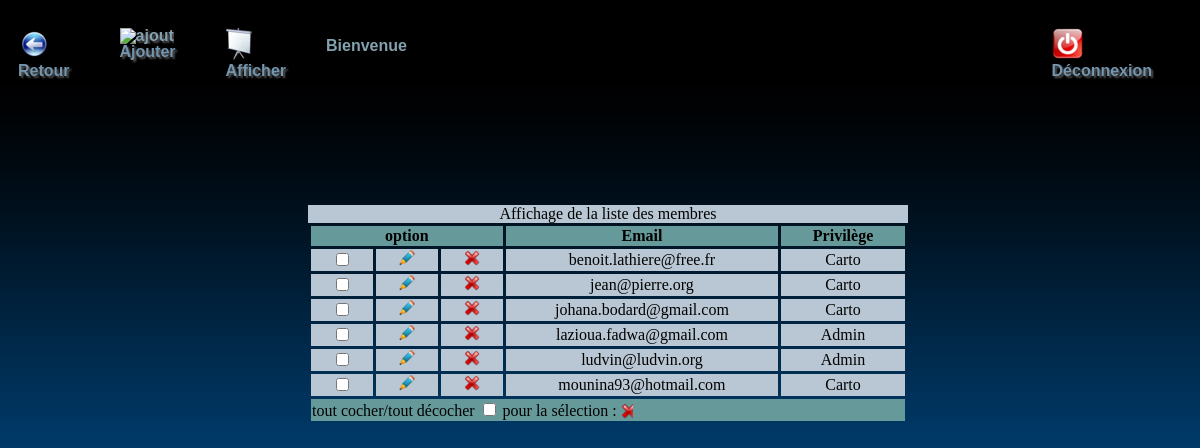
Page /admin/adminhome.php on the committed database.
### tables this page shows
CREATE TABLE IF NOT EXISTS `compte` (
  `ID` int(11) NOT NULL AUTO_INCREMENT,
  `Nom` varchar(15) DEFAULT '-sans nom-' COMMENT 'Nom court de l''utilisateur',
  `password` varchar(45) NOT NULL,
  `email` varchar(45) NOT NULL COMMENT 'Email de l''utilisateur servant de login',
  `privilege` varchar(50) NOT NULL,
  `actif` tinyint(1) NOT NULL DEFAULT '1' COMMENT 'Si le compte est actif et utilisable',
  PRIMARY KEY (`ID`),
  UNIQUE KEY `email` (`email`),
  KEY `privilege` (`privilege`),
  KEY `actif` (`actif`)
);

### public_html/admin/userslist.php (the view, shortened to what this page needs)
<!DOCTYPE html PUBLIC "-//W3C//DTD XHTML 1.1//EN" "http://www.w3.org/TR/xhtml11/DTD/xhtml11.dtd">
<html xmlns="http://www.w3.org/1999/xhtml" xml:lang="fr" >
   <head>
	</head>
	<body>
		<form method="post" action="deleteSelection.php" >
	<table id="tab">
					<caption> Affichage de la liste des membres </caption>
			<colgroup>
				<col span="1" width="40" />
				<col span="1" width="40"/>
				<col span="1" width="40" />
				<col span="1" width="120" />
				<col span="1" width="80" />
			</colgroup>
		<tr>
		<th colspan="3">option</th>
		<th> Email </th>
		<th> Privilège </th>
		</tr>
		<?php
				$sql = "SELECT * FROM compte order by email";
				$query = mysql_query($sql);
					if (!$query) {
					echo'Error';
					}
					else {
				while ($row= mysql_fetch_array($query)) {
				echo  '<tr onmouseover="this.bgColor=\'#B0E0E6\';" onmouseout="this.bgColor=\'#B8C7D3\';">
						<td align="center"><input type="checkbox" name="delete[]"  value="'.$row['ID'].'" id="checkboxedit"  onchange="colorier(this);" /></td>
						<td align="center"><img src="image/edit-un-stylo-ecrire-icone-9494-16.png" alt="modifier" title="modifier"  onclick="updateperson(\''.$row['ID'].'\');";/> </td>
						<td align="center"> <img border=0 src="image/supprimer.png" title="supprimer"  onclick="deleteperson(\''.$row['ID'].'\');"> </td>
						<td align="center">'. $row['email'].'
						<td align="center">'. $row['privilege'].'
						</td>
					</tr>';
			}
								}
		?>
		<tr>
			  <td class="lastline" colspan="5"><label for=""> tout cocher/tout décocher </label><input type="checkbox" name="choix"  onclick="cocherTout(this.checked);" />
			  <label for=""> pour la sélection :</label>  <input type="submit" name="supprimer" value="" title="tout supprimer" class="submit" onclick=" deleteperson();" /></td>
		</tr>
		</table>
		</form>
</body>
</html>

### public_html/admin/adminhome.php (shortened to what this page needs)
<!DOCTYPE html PUBLIC "-//W3C//DTD XHTML 1.1//EN" "http://www.w3.org/TR/xhtml11/DTD/xhtml11.dtd">
<html xmlns="http://www.w3.org/1999/xhtml" xml:lang="fr" >
   <head>
   </head>
   <body>
       <?php include("entete.php"); ?> <br/>
	   <h1 class="chopin"> Bienvenue <?php echo $_SESSION ['email']; ?> </h1>
       <?php include("userslist.php"); ?>
   </body>
</html>

### public_html/admin/entete.php (shortened to what this page needs)
<!DOCTYPE HTML PUBLIC "-//W3C//DTD HTML 4.01 Transitional//EN"
"http://www.w3.org/TR/html4/loose.dtd">
<html>
<head>
</head>
<body>
<div id="en_tete">
<ul id="nav">
   <li id="nav-archive"><a href="adminhome.php"><img src="image/retour-icone-3745-32.png" alt="retour" title="" ><br/><span class="text">Retour</span></a></li>
   <li id="nav-home"><a href="ajout.php"><img src="image/groupe-nouvel-utilisateur--icone-7100-32.png" alt="ajout" title="" ><br/><span class="text">Ajouter</span></a></li>
   <li id="nav-about"><a href="liste.php"><img src="image/c.png" alt="affichage" title="" /><br/><span class="text">Afficher</span></a></li>
   <li id="deconnexion"><a href="Deconnexion.php" ><img src="image/deconnexion.png" alt="deconnecter" title="" /><br/><span class="text">Déconnexion</span></a></li>
</ul>
</div>

### public_html/admin/adminhome.php (style rules this page uses)
body { background-image : url("image/background.jpg"); background-attachment : fixed; }
#nav li { display : inline; }
#nav a:link, #nav a:visited { padding : 20px 40px 4px 10px; float : left; width : auto; font : bold 1em/1em Arial, Helvetica, sans-serif; }
#nav-home a:hover, #nav-about a:hover, { background:#173144; text-shadow:none; }
a img { border : none; }
.text { color : #83a1ae; text-align : center; }
a:link { text-decoration : none; color:#83a1ae; }
.chopin { font-family:verdana, sans-serif; font-size:1em; color:#83a1ae; }

### public_html/admin/entete.php (style rules this page uses)
body { background-image:url("image/background.jpg"); background-attachment:fixed; }
#nav { margin:0; padding:0; background:#000000; width:100%; }
#nav li { display:inline; padding:0; margin:0; }
#nav a:link, #nav a:visited { color:#83a1ae; padding:20px 40px 4px 10px; float:left; width:auto; font:bold 1em/1em Arial, Helvetica, sans-serif; text-shadow: 2px 2px 2px #555; }
#nav-home a:hover, #nav-about a:hover, #archive #nav-archive a:hover, { background:#173144; color:#173144; text-shadow:none; }
a img { border: none; }
.text { color: #7495ae; text-align: center; }
a:link { text-decoration:none; }
#deconnexion { float:right; }

### public_html/admin/userslist.php (style rules this page uses)
#tab { border-collapse: separate; border-spacing: 3px 3px; margin-top:150px ; }
#tab caption { background-color: #B8C7D3; }
table { width:600px; margin:auto; margin-top:100px ; margin-bottom: 300px ; margin-left: 300px ; }
.submit { border:none; background:url('image/supprimer.png')no-repeat ; }
col { background-color:#B8C7D3; }
th , .lastline { background-color:#669999; }

### rows in the picture
compte: email "benoit.lathiere@free.fr", privilege "Carto"
compte: email "jean@pierre.org", privilege "Carto"
compte: email "johana.bodard@gmail.com", privilege "Carto"
compte: email "lazioua.fadwa@gmail.com", privilege "Admin"
compte: email "ludvin@ludvin.org", privilege "Admin"
compte: email "mounina93@hotmail.com", privilege "Carto"
